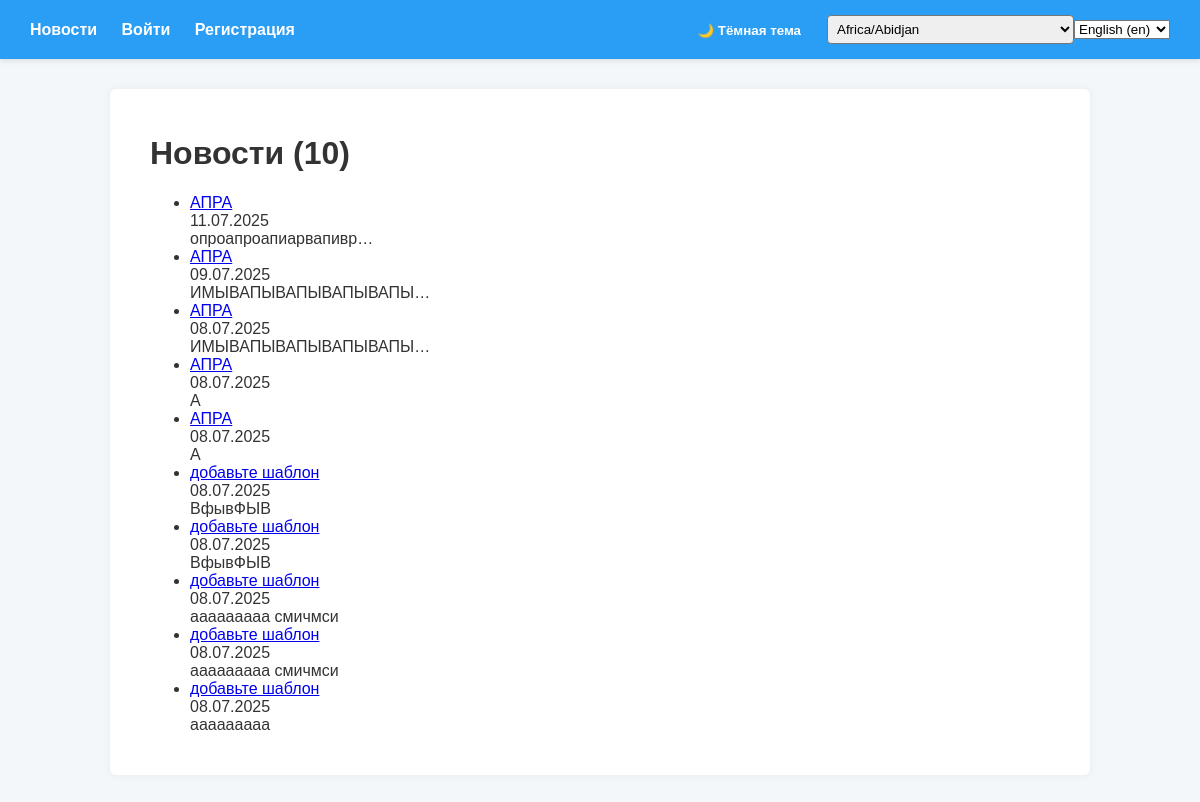
Page /news/ on the committed database.
### news/models.py (models this page shows, shortened)
class Post(models.Model):
    POST_TYPE_CHOICES = [
        ('article', _('Статья')),
        ('news', _('Новость')),
    ]
    author = models.ForeignKey(Author, on_delete=models.CASCADE, related_name='posts')
    post_type = models.CharField(max_length=10, choices=POST_TYPE_CHOICES)
    created_at = models.DateTimeField(auto_now_add=True)
    updated_at = models.DateTimeField(auto_now=True)
    categories = models.ManyToManyField(Category, through='PostCategory')
    title = models.CharField(max_length=255)
    content = models.TextField()
    rating = models.IntegerField(default=0)
    is_published = models.BooleanField(default=True)
    likes = models.ManyToManyField(User, related_name='post_likes', blank=True)
    dislikes = models.ManyToManyField(User, related_name='post_dislikes', blank=True)

### news/views.py (the view)
# urls.py: path('', views.NewsListView.as_view(), name='news_list'),
@method_decorator(cache_page(60), name='dispatch')
class NewsListView(ListView):
    model = Post
    template_name = 'news/default.html'
    context_object_name = 'news_list'
    paginate_by = 10
    def get_queryset(self):
        return Post.objects.filter(post_type='news').order_by('-created_at')

### news/context_processors.py (called while the page is built)
def timezone_context(request):
    return {
        'current_timezone': request.session.get('django_timezone', settings.TIME_ZONE),
        'timezones': pytz.all_timezones,
    }

def theme_context(request):
    return {
        'current_theme': request.session.get('theme', settings.DEFAULT_THEME),
        'available_themes': ['light', 'dark'],
    }

### news/templatetags/censor_tags.py (called while the page is built)
@register.filter()
def censor(value):
    if not isinstance(value, str):
        return value
    pattern = re.compile(r'\b(' + '|'.join(map(re.escape, BAD_WORDS)) + r')\b', flags=re.IGNORECASE)
    return pattern.sub(censor_word, value)

### news/templates/news/default.html
{% extends "base.html" %}
{% load censor_tags %}
{% block content %}
  <h1>Новости ({{ news_list|length }})</h1>
  <ul>
  {% for item in news_list %}
    <li>
      <a href="{% url 'news_detail' item.pk %}">{{ item.title|censor }}</a><br>
      {{ item.created_at|date:"d.m.Y" }}<br>
      {{ item.content|truncatechars:20|censor }}
    </li>
  {% empty %}
    <li>Новостей нет.</li>
  {% endfor %}
  </ul>
{% endblock %}

### templates/base.html (style rules this page uses)
body { font-family: Arial, sans-serif; margin: 0; padding: 0; transition: background-color 0.3s, color 0.3s; }
.light-theme { background-color: #f4f7f9; color: #333; }

### rows in the picture
Post: title|censor "АПРА", created_at "11.07.2025", content|censor "опроапроапиарвапивр…"
Post: title|censor "АПРА", created_at "09.07.2025", content|censor "ИМЫВАПЫВАПЫВАПЫВАПЫ…"
Post: title|censor "АПРА", created_at "08.07.2025", content|censor "ИМЫВАПЫВАПЫВАПЫВАПЫ…"
Post: title|censor "АПРА", created_at "08.07.2025", content|censor "А"
Post: title|censor "АПРА", created_at "08.07.2025", content|censor "А"
Post: title|censor "добавьте шаблон", created_at "08.07.2025", content|censor "ВфывФЫВ"
Post: title|censor "добавьте шаблон", created_at "08.07.2025", content|censor "ВфывФЫВ"
Post: title|censor "добавьте шаблон", created_at "08.07.2025", content|censor "ааааааааа смичмси"
Post: title|censor "добавьте шаблон", created_at "08.07.2025", content|censor "ааааааааа смичмси"
Post: title|censor "добавьте шаблон", created_at "08.07.2025", content|censor "ааааааааа"

### other values in the picture
{{ news_list|length }} "10"
form field timezone "Africa/Abidjan"
form field language "English (en)"
